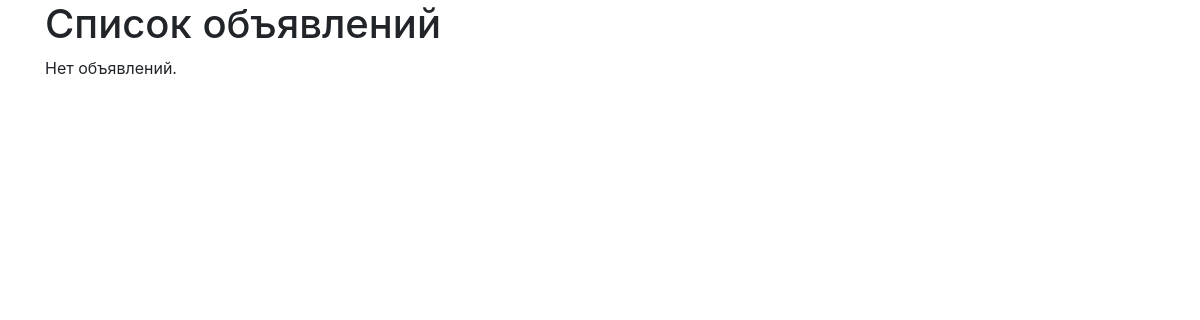
The app's page /app/, older data.
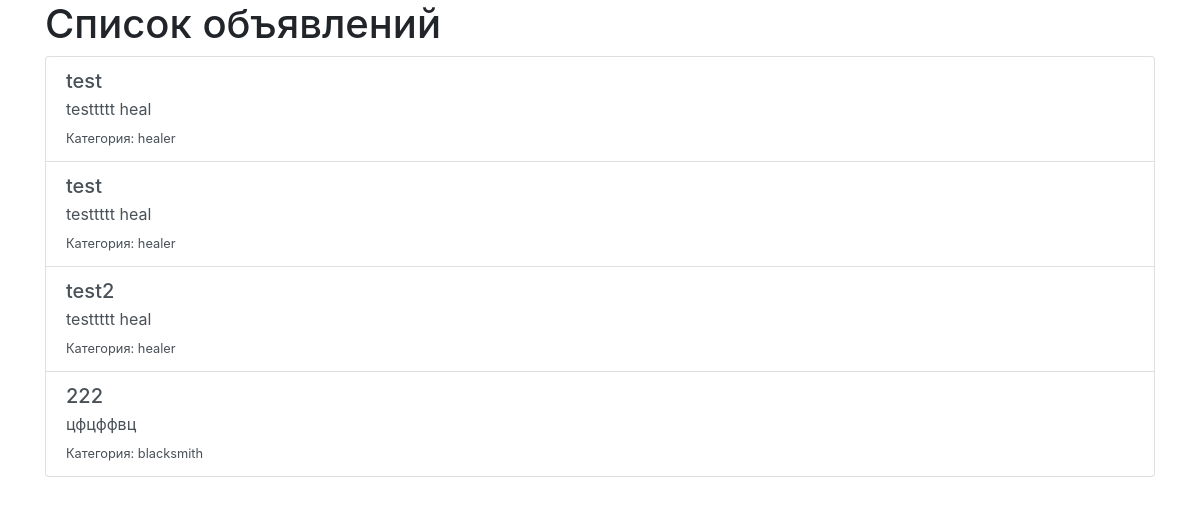
The same page, newer data.
### app/models.py (models this page shows, shortened)
class Announcement(models.Model):
    title = models.CharField(max_length=200)
    content = models.TextField()
    category = models.ForeignKey(Category, on_delete=models.CASCADE, related_name='announcements')
    author = models.ForeignKey(User, on_delete=models.CASCADE, related_name='announcements')
    image = models.ImageField(upload_to='images/', blank=True, null=True)
    video_url = models.URLField(blank=True, null=True)
    created_at = models.DateTimeField(auto_now_add=True)
    updated_at = models.DateTimeField(auto_now=True)

class Category(models.Model):
    name = models.CharField(max_length=200)
    subscribers = models.ManyToManyField(User, related_name='subscribed_categories')

### app/views.py (the view)
# urls.py: path('', AnnouncementListView.as_view(), name='announcement-list'),
class AnnouncementListView(ListView):
    model = Announcement
    template_name = 'announcements/list.html'
    context_object_name = 'announcements'

### app/templates/announcements/list.html (shortened to what this page needs)
<!DOCTYPE html>
<html lang="en">
<head>
    <link rel="stylesheet" href="https://stackpath.bootstrapcdn.com/bootstrap/4.5.2/css/bootstrap.min.css">
</head>
<body>
    <div class="container">
        <h1>Список объявлений</h1>
        {% if announcements %}
            <div class="list-group">
                {% for announcement in announcements %}
                    <a href="{% url 'announcement-detail' announcement.pk %}" class="list-group-item list-group-item-action">
                        <h5 class="mb-1">{{ announcement.title }}</h5>
                        <p class="mb-1">{{ announcement.content|truncatewords:20 }}</p>
                        <small>Категория: {{ announcement.category.name }}</small>
                    </a>
                {% endfor %}
            </div>
        {% else %}
            <p>Нет объявлений.</p>
        {% endif %}
    </div>
</body>
</html>

Row changes from the older to the newer data that the page shows:
added Announcement: title "test", content "testtttt heal", category.name "healer"
added Announcement: title "test", content "testtttt heal", category.name "healer"
added Announcement: title "test2", content "testtttt heal", category.name "healer"
added Announcement: title "222", content "цфцффвц", category.name "blacksmith"
Text that changed along with them:
text no longer shown: "Нет объявлений."
